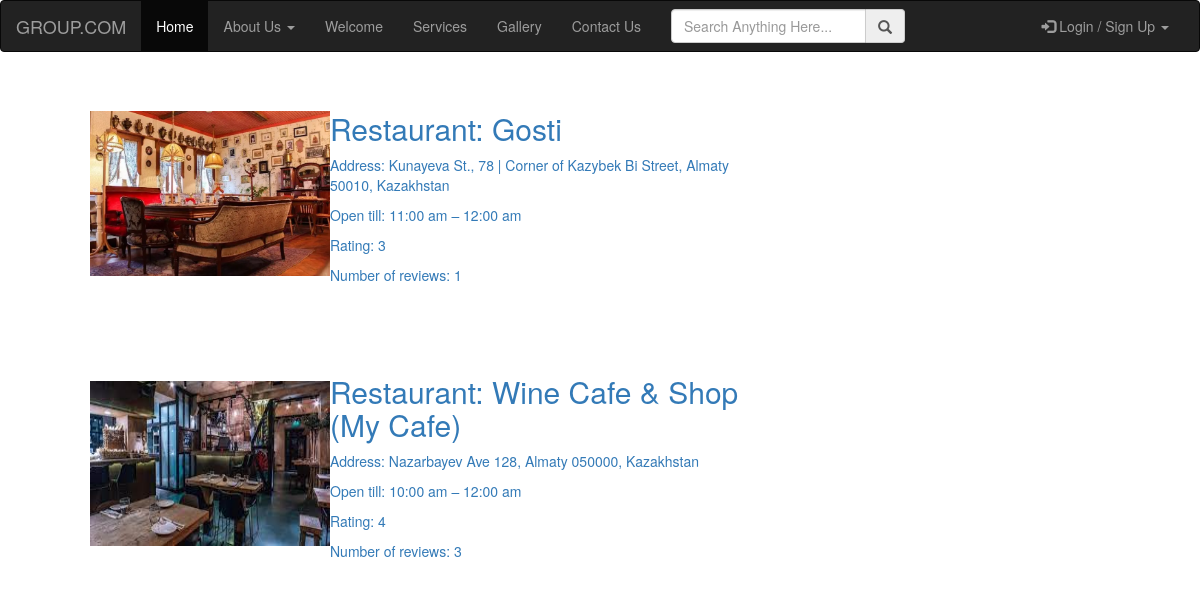
/home/, run on the app's committed database.
### app/models.py (models this page shows)
class Restaurants(models.Model):
    title = models.CharField(max_length = 100)
    image = models.ImageField(null = True, blank = True, upload_to = "images/")
    address = models.CharField(max_length = 150)
    description = models.CharField(max_length = 650, default = "...")
    work_time = models.CharField(max_length = 50, default = "9:00 am - 22:00 pm")

### app/views.py (the view)
# urls.py: path('home/', views.list, name = 'home'),
def list(request):
    restourants = Restaurants.objects.all()
    restaurants_with_reviews = []
    for r in restourants:
        reviews = r.review_set.all()
        if reviews:
            rating = average_rating([review.rating for review in reviews])
            number_of_reviews = len(reviews)
        else:
            rating = None
            number_of_reviews = 0
        restaurants_with_reviews.append({"restaurant": r, "rating": rating, "number_of_reviews": number_of_reviews})
    context = {
        "list": restaurants_with_reviews
    }
    return render(request, "list.html", context)

### app/utils.py (called while the page is built)
def average_rating(rating_list):
    if not rating_list:
        return 0
    return round(sum(rating_list) / len(rating_list))

### templates/list.html
{% extends 'base.html' %}
{% load static %}
{% block content %}
    {% for item in list %}
        <center>
            <div class="ibm-fluid" style="width: 85%; padding-top: 40px; text-align: left; vertical-align: center;">
              <div class="ibm-col-12-6 ibm-col-medium-12-10 ibm-center-block">
                <a class="ibm-blocklink ibm-padding-content ibm-border-gray-20" href="{% url 'detail' item.restaurant.id %}">
                  <div class="ibm-mo">
                    <table style="width:100%" class="the_table">
                      <col width="10%">
                      <col width="50%">
                      <col width="20%">
                      <col width="20%">
                      <tr>
                        <td>
                          <div class="ibm-mo__image Rtable-cell"><img src="{{ item.restaurant.image.url }}" alt="" height="165" width="240"></div>
                        <td>
                          <h2 class="ibm-bold ibm-h2 ibm-textcolor-blue-50 Rtable-cell Rtable-cell">Restaurant: {{ item.restaurant.title }}</h2>
                          <p>Address: {{ item.restaurant.address }}</p>
                          <p>Open till: {{ item.restaurant.work_time }}</p>
                          <p>Rating: {{ item.rating }}</p>
                          <p>Number of reviews: {{ item.number_of_reviews }}</p>
                        </td>
                      </tr>
                    </table>
                  </div>
                </a>
                <br/>
            </div>
          </center>
    {% endfor %}
{% endblock %}

### data on the page
Restaurants: restaurant.image (picture), restaurant "Gosti", restaurant.address "Kunayeva St., 78 | Corner of Kazybek Bi Street, Almaty 50010, Kazakhstan", restaurant.work_time "11:00 am – 12:00 am", rating "3", number_of_reviews "1"
Restaurants: restaurant.image (picture), restaurant "Wine Cafe & Shop (My Cafe)", restaurant.address "Nazarbayev Ave 128, Almaty 050000, Kazakhstan", restaurant.work_time "10:00 am – 12:00 am", rating "4", number_of_reviews "3"
